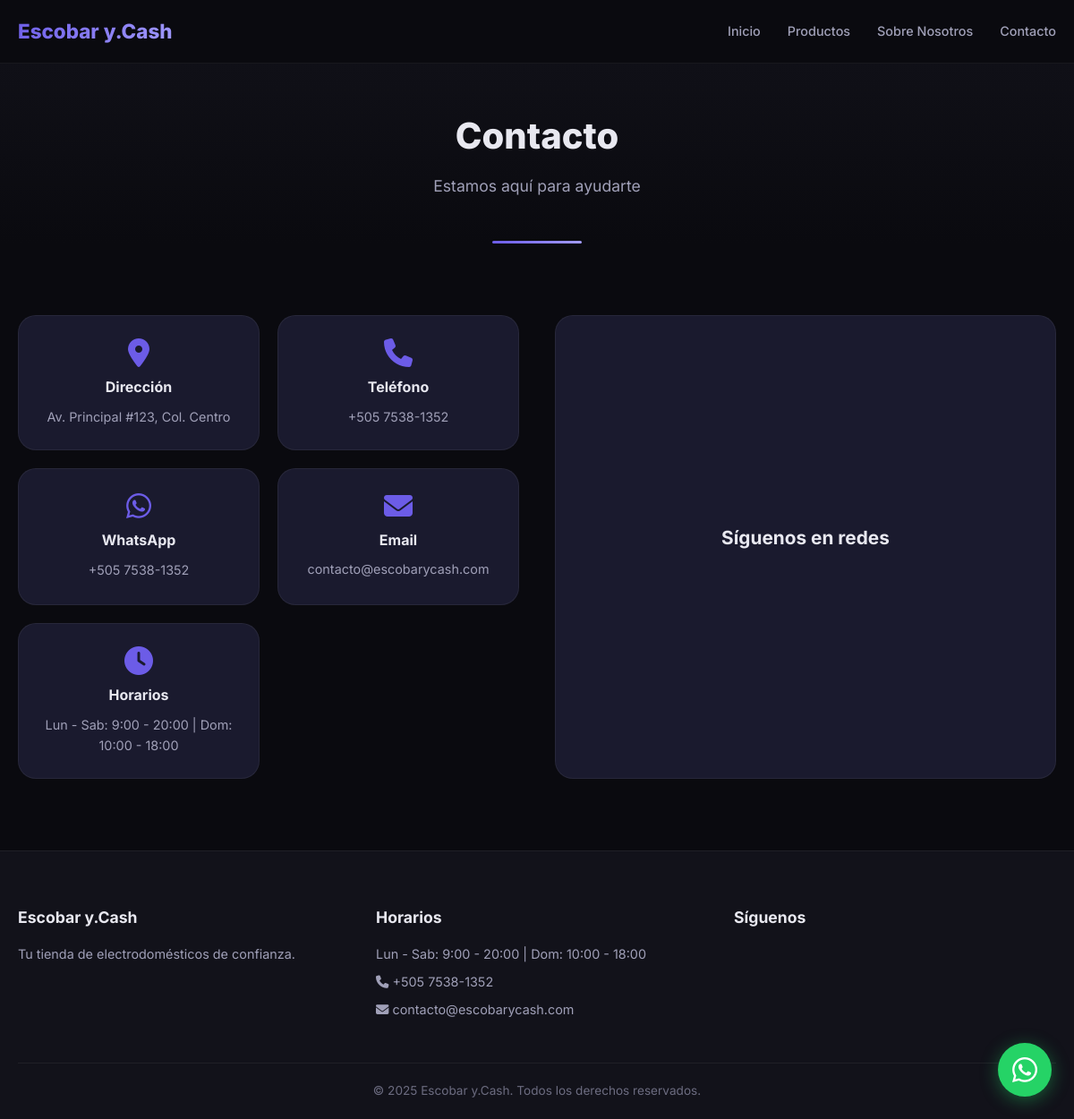
/contacto/, run on the app's committed database.
### apps/config_app/models.py (models this page shows, shortened)
class SiteConfig(models.Model):
    nombre_tienda = models.CharField(max_length=200, default='Escobar y.Cash', verbose_name='Nombre de la tienda')
    slogan = models.CharField(max_length=300, blank=True, default='Calidad y tecnología para tu hogar', verbose_name='Eslogan')
    logo = models.ImageField(upload_to='config/', blank=True, null=True, verbose_name='Logo')
    whatsapp = models.CharField(max_length=50, default='50575381352', verbose_name='Número WhatsApp')
    whatsapp_message = models.TextField(
        default='Hola, me interesa este producto: {producto}. ¿Me podrían indicar el precio y disponibilidad?',
        verbose_name='Mensaje WhatsApp'
    )
    hero_titulo = models.CharField(max_length=200, blank=True, default='Los mejores electrodomésticos', verbose_name='Hero Título')
    hero_subtitulo = models.TextField(blank=True, default='Calidad y tecnología para tu hogar', verbose_name='Hero Subtítulo')
    direccion = models.CharField(max_length=300, blank=True, default='Av. Principal #123, Col. Centro', verbose_name='Dirección')
    telefono = models.CharField(max_length=50, blank=True, default='+505 7538-1352', verbose_name='Teléfono')
    email = models.EmailField(blank=True, default='contacto@escobarycash.com', verbose_name='Email')
    horarios = models.CharField(max_length=200, blank=True, default='Lun - Sab: 9:00 - 20:00 | Dom: 10:00 - 18:00', verbose_name='Horarios')
    facebook = models.URLField(blank=True, default='#', verbose_name='Facebook')
    instagram = models.URLField(blank=True, default='#', verbose_name='Instagram')
    twitter = models.URLField(blank=True, default='#', verbose_name='Twitter (X)')
    tiktok = models.URLField(blank=True, default='#', verbose_name='TikTok')
    about_titulo = models.CharField(max_length=200, blank=True, default='Sobre Nosotros', verbose_name='About Título')
    about_texto = models.TextField(blank=True, default='Somos una empresa dedicada a ofrecer los mejores electrodomésticos para tu hogar.', verbose_name='About Texto')
    about_mision = models.TextField(blank=True, default='Ofrecer productos de calidad que mejoren la vida de nuestros clientes.', verbose_name='About Misión')
    about_vision = models.TextField(blank=True, default='Ser la tienda de electrodomésticos líder en Nicaragua.', verbose_name='About Visión')
    stats_anos = models.IntegerField(default=5, verbose_name='Años de experiencia')
    stats_productos = models.IntegerField(default=500, verbose_name='Productos vendidos')
    stats_clientes = models.IntegerField(default=1000, verbose_name='Clientes satisfechos')
    stats_marcas = models.IntegerField(default=50, verbose_name='Marcas disponibles')
    footer_credit = models.CharField(max_length=200, blank=True, default='© 2025 Escobar y.Cash. Todos los derechos reservados.', verbose_name='Créditos footer')
    footer_descripcion = models.TextField(blank=True, default='Tu tienda de electrodomésticos de confianza.', verbose_name='Descripción footer')
    meta_description = models.CharField(max_length=300, blank=True, default='Escobar y.Cash - Los mejores electrodomésticos para tu hogar', verbose_name='Meta Description')
    meta_keywords = models.CharField(max_length=300, blank=True, default='electrodomésticos, hogar, Nicaragua', verbose_name='Meta Keywords')
    created_at = models.DateTimeField(auto_now_add=True, verbose_name='Creado en')
    updated_at = models.DateTimeField(auto_now=True, verbose_name='Actualizado en')
    class Meta:
        verbose_name = 'Configuración'
        verbose_name_plural = 'Configuración'
    @classmethod
    def get_config(cls):
        config, created = cls.objects.get_or_create(pk=1)
        return config

### apps/core/views.py (the view)
# urls.py: path('contacto/', views.contacto, name='contacto'),
def contacto(request):
    return render(request, 'contacto.html')

### apps/core/context_processors.py (called while the page is built)
def site_config(request):
    return {
        'site_config': SiteConfig.get_config(),
    }

### templates/contacto.html (shortened to what this page needs)
{% extends 'base.html' %}
{% load static %}
{% block content %}
<section class="page-header">
    <div class="container">
        <h1 class="page-title">Contacto</h1>
        <p class="page-subtitle">Estamos aquí para ayudarte</p>
    </div>
</section>
<section class="section contact-section">
    <div class="container">
        <div class="contact-grid">
            <div class="contact-info">
                <div class="contact-card">
                    <i class="fas fa-map-marker-alt"></i>
                    <h3>Dirección</h3>
                    <p>{{ site_config.direccion }}</p>
                </div>
                <div class="contact-card">
                    <i class="fas fa-phone"></i>
                    <h3>Teléfono</h3>
                    <p>{{ site_config.telefono }}</p>
                </div>
                <div class="contact-card">
                    <i class="fab fa-whatsapp"></i>
                    <h3>WhatsApp</h3>
                    <a href="https://wa.me/{{ site_config.whatsapp }}" target="_blank" rel="noopener">{{ site_config.telefono }}</a>
                </div>
                <div class="contact-card">
                    <i class="fas fa-envelope"></i>
                    <h3>Email</h3>
                    <p>{{ site_config.email }}</p>
                </div>
                <div class="contact-card">
                    <i class="fas fa-clock"></i>
                    <h3>Horarios</h3>
                    <p>{{ site_config.horarios }}</p>
                </div>
            </div>
            <div class="contact-social">
                <h3>Síguenos en redes</h3>
            </div>
        </div>
    </div>
</section>
{% endblock %}

### templates/includes/header.html (shortened to what this page needs)
<header class="header">
    <nav class="nav">
        <div class="nav-container">
            <a href="{% url 'home' %}" class="nav-logo">
                {% if site_config.logo %}
                    <img src="{{ site_config.logo.url }}" alt="{{ site_config.nombre_tienda }}" class="nav-logo-img">
                {% else %}
                    {{ site_config.nombre_tienda }}
                {% endif %}
            </a>
            <ul class="nav-menu" id="navMenu">
                <li><a href="{% url 'home' %}" class="nav-link">Inicio</a></li>
                <li><a href="{% url 'productos' %}" class="nav-link">Productos</a></li>
                <li><a href="{% url 'sobre_nosotros' %}" class="nav-link">Sobre Nosotros</a></li>
                <li><a href="{% url 'contacto' %}" class="nav-link">Contacto</a></li>
            </ul>
        </div>
    </nav>
</header>

### templates/includes/footer.html (shortened to what this page needs)
<footer class="footer">
    <div class="footer-container">
        <div class="footer-grid">
            <div class="footer-col">
                <h3>{{ site_config.nombre_tienda }}</h3>
                <p>{{ site_config.footer_descripcion }}</p>
            </div>
            <div class="footer-col">
                <h3>Horarios</h3>
                <p>{{ site_config.horarios }}</p>
                <p><i class="fas fa-phone"></i> {{ site_config.telefono }}</p>
                <p><i class="fas fa-envelope"></i> {{ site_config.email }}</p>
            </div>
            <div class="footer-col">
                <h3>Síguenos</h3>
            </div>
        </div>
        <div class="footer-bottom">
            <p>{{ site_config.footer_credit }}</p>
        </div>
    </div>
</footer>

### static/css/style.css (style rules this page uses)
:root { --bg-primary: #0a0a0f; --bg-secondary: #12121a; --bg-card: #1a1a2e; --bg-glass: rgba(26, 26, 46, 0.8); --text-primary: #e8e8f0; --text-secondary: #a0a0b8; --text-muted: #6c6c80; --accent-primary: #6c5ce7; --accent-secondary: #a29bfe; --accent-glow: rgba(108, 92, 231, 0.3); --whatsapp: #25d366; --whatsapp-dark: #128c7e; --success: #00b894; --warning: #fdcb6e; --danger: #e17055; --info: #74b9ff; --border-color: rgba(255, 255, 255, 0.06); --border-glass: rgba(255, 255, 255, 0.1); --radius: 12px; --radius-lg: 20px; --shadow: 0 4px 20px rgba(0, 0, 0, 0.3); --shadow-lg: 0 8px 40px rgba(0, 0, 0, 0.4); --transition: all 0.3s cubic-bezier(0.4, 0, 0.2, 1); }
*, *::before, *::after { margin: 0; padding: 0; box-sizing: border-box; }
html { scroll-behavior: smooth; }
body { font-family: 'Inter', -apple-system, BlinkMacSystemFont, sans-serif; background: var(--bg-primary); color: var(--text-primary); line-height: 1.6; overflow-x: hidden; min-height: 100vh; }
a { color: inherit; text-decoration: none; }
ul { list-style: none; }
.container { max-width: 1200px; margin: 0 auto; padding: 0 20px; }
.section { padding: 80px 0; }
.page-header { padding: 120px 0 50px; text-align: center; background: linear-gradient(180deg, var(--bg-secondary), var(--bg-primary)); position: relative; }
.page-header::after { content: ''; position: absolute; bottom: 0; left: 50%; transform: translateX(-50%); width: 100px; height: 3px; background: linear-gradient(90deg, var(--accent-primary), var(--accent-secondary)); border-radius: 2px; }
.page-title { font-size: 2.5rem; font-weight: 800; margin-bottom: 10px; }
.page-subtitle { color: var(--text-secondary); font-size: 1.1rem; }
.nav { position: fixed; top: 0; left: 0; right: 0; z-index: 1000; background: rgba(10, 10, 15, 0.9); backdrop-filter: blur(20px); -webkit-backdrop-filter: blur(20px); border-bottom: 1px solid var(--border-color); }
.nav-container { max-width: 1200px; margin: 0 auto; padding: 0 20px; display: flex; align-items: center; justify-content: space-between; height: 70px; }
.nav-logo { font-size: 1.4rem; font-weight: 800; background: linear-gradient(135deg, var(--accent-primary), var(--accent-secondary)); -webkit-background-clip: text; -webkit-text-fill-color: transparent; }
.nav-menu { display: flex; align-items: center; gap: 30px; }
.nav-link { font-size: 0.9rem; font-weight: 500; color: var(--text-secondary); transition: var(--transition); position: relative; }
.nav-link::after { content: ''; position: absolute; bottom: -4px; left: 0; width: 0; height: 2px; background: var(--accent-primary); transition: var(--transition); }
.contact-grid { display: grid; grid-template-columns: 1fr 1fr; gap: 40px; }
.contact-info { display: grid; grid-template-columns: 1fr 1fr; gap: 20px; }
.contact-card { padding: 25px; background: var(--bg-card); border-radius: var(--radius-lg); border: 1px solid var(--border-color); text-align: center; }
.contact-card i { font-size: 2rem; color: var(--accent-primary); margin-bottom: 10px; }
.contact-card h3 { font-size: 1rem; margin-bottom: 8px; }
.contact-card p, .contact-card a { color: var(--text-secondary); font-size: 0.9rem; }
.contact-social { display: flex; flex-direction: column; justify-content: center; align-items: center; gap: 20px; padding: 40px; background: var(--bg-card); border-radius: var(--radius-lg); border: 1px solid var(--border-color); }
.contact-social h3 { font-size: 1.3rem; }
.footer { background: var(--bg-secondary); border-top: 1px solid var(--border-color); padding: 60px 0 20px; }
.footer-container { max-width: 1200px; margin: 0 auto; padding: 0 20px; }
.footer-grid { display: grid; grid-template-columns: repeat(auto-fit, minmax(250px, 1fr)); gap: 40px; margin-bottom: 40px; }
.footer-col h3 { font-size: 1.1rem; margin-bottom: 15px; color: var(--text-primary); }
.footer-col p { color: var(--text-secondary); font-size: 0.9rem; margin-bottom: 8px; }
.footer-bottom { text-align: center; padding-top: 20px; border-top: 1px solid var(--border-color); }
.footer-bottom p { color: var(--text-muted); font-size: 0.85rem; }

### data on the page
SiteConfig: nombre_tienda "Escobar y.Cash", direccion "Av. Principal #123, Col. Centro", telefono "+505 7538-1352", email "contacto@escobarycash.com", horarios "Lun - Sab: 9:00 - 20:00 | Dom: 10:00 - 18:00", footer_descripcion "Tu tienda de electrodomésticos de confianza.", footer_credit "© 2025 Escobar y.Cash. Todos los derechos reservados."
